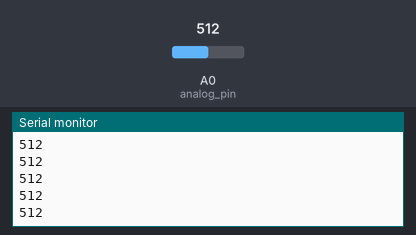
Bench run of a sketch on a simulated Arduino Uno, built with avr-gcc and run on an emulated ATmega328P. Parts: the last lines printed to the serial monitor. The test bench sets the inputs (shaded band); at power-on: A0 (analog_pin) = 512.

Above: at 1.2 s.
1.3 s: A0 (analog_pin) set to 716
At 1.68 s:
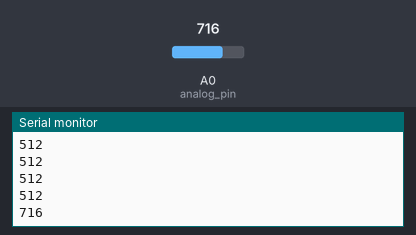
2.8 s: A0 (analog_pin) set to 900
At 2.93 s:
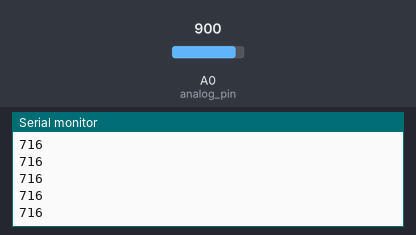
Timing chart, 0 to 5.8 s (numbered marks = the images above; inputs shaded):
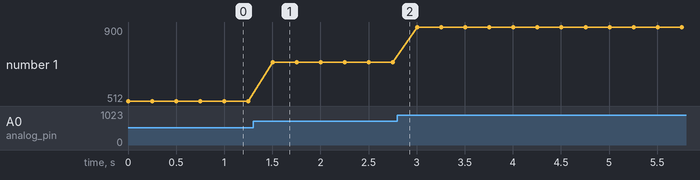

The sketch:

listing_2-4.ino
```cpp
int analog_pin = 0;

void setup() {
  // begin the serial communication
  Serial.begin(9600);
}

void loop() {
  // store value of potentiometer to a variable
  int pot_val = analogRead(analog_pin);

  // print it to the Serial Monitor
  Serial.println(pot_val);

  // short delay to avoid massive data
  delay(250);
}
```

Measured:
- after the input at 1.3 s, the serial monitor: prints a new line after 0.20 s (image 1)
- plotted number 1: 512 → 716 after the input at 1.3 s, 716 → 900 after the input at 2.8 s
